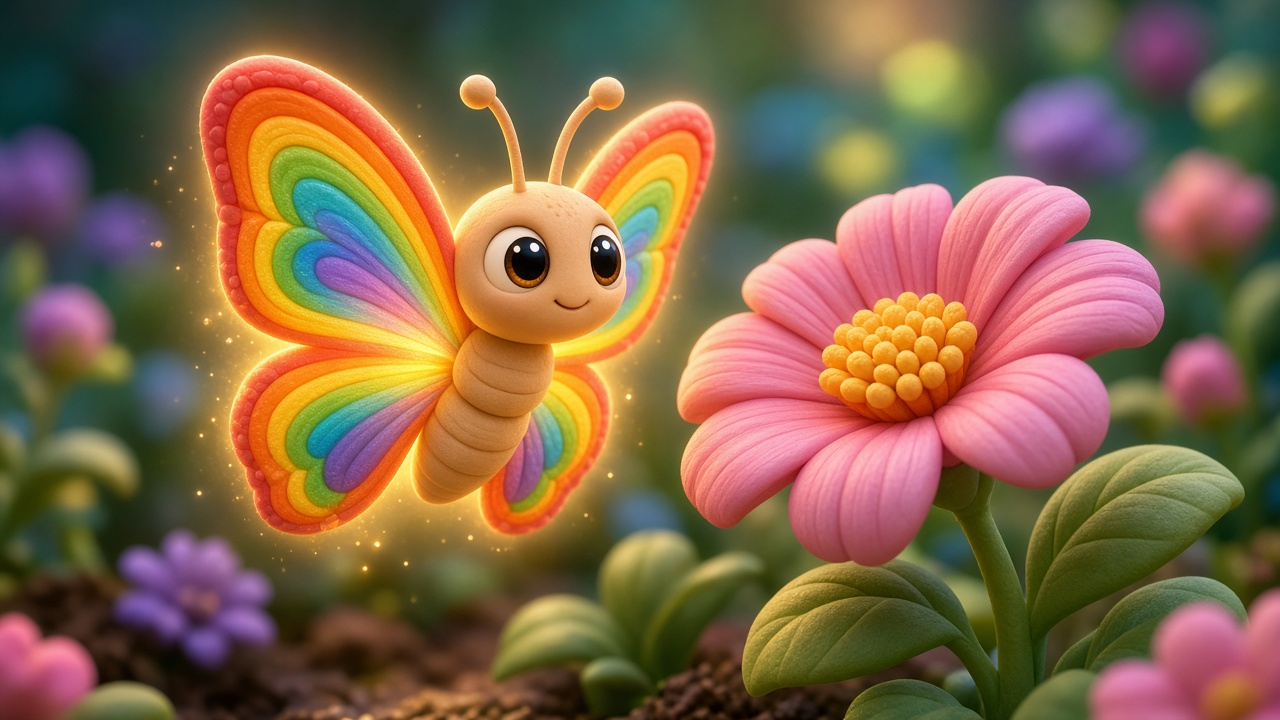
#> input picture media/phonics/B4/b4_butterfly_still.jpg, 1280 x 720 px
$ python -i gemini_from_app_art.py   (imports and definitions only)
#> lines starting #> are read from the running program, lines starting #| are printed output that depends on the picture; after the words box and inside, x2 and y2 are one past the last pixel; in counts of white or black regions, pixels touching at a corner belong together
#> further down, picture is the input picture: PIL image 1280x720 RGB; mean R, G, B 130.1, 101.6, 72.5
#!/usr/bin/env python3
"""
Redraw story covers + phonics stills as pencil colouring pages with Gemini,
matching the premium kawaii/princess line-art style of the parent's screenshots.
Also generates extra original princess/fairy sheets.
"""

from __future__ import annotations

import base64
import json
import os
import time
from pathlib import Path

from PIL import Image, ImageFilter, ImageOps

ROOT = Path(__file__).resolve().parents[2]
OUT = ROOT / "public" / "coloring" / "sheets"
MANIFEST = ROOT / "public" / "coloring" / "manifest.json"
TS = ROOT / "utils" / "coloringSheets.ts"
ASSETS = Path(r"C:\Users\dell\.cursor\projects\d-kids-learning-app\assets")

STYLE_REF = ASSETS / "image-2ee7f65b-578f-4f22-9714-3dff5d0199df.png"
FRUIT_REF = ASSETS / "image-26b9a92c-6bd2-431f-aee2-074c866da29e.png"

KEEP = [
    ("01-boba-cup", "Kawaii Boba Tea", "🧋", "treats"),
    ("02-summer-treats", "Summer Treats Rainbow", "🌈", "treats"),
    ("03-park-slide", "Park Slide Adventure", "🏞️", "park"),
    ("04-fruit-friends", "Smiley Fruit Friends", "🍓", "fruits"),
    ("05-apple-basket", "Apple Basket Buddies", "🧺", "fruits"),
    ("06-woven-fruit", "Woven Fruit Basket", "🍎", "fruits"),
    ("07-princess-sparkle", "Sparkle Princess Doll", "✨", "dolls"),
    ("08-princess-garden", "Princess Garden Walk", "🌷", "dolls"),
    ("09-princess-park", "Princess Park Stroll", "👸", "dolls"),
]

# App 3D characters → colouring pages (same characters as bedtime/phonics videos)
REDRAW = [
    {
        "id": "10-turtle-reef",
        "title": "Turtle Reef Friend",
        "emoji": "🐢",
        "category": "stories",
        "src": ROOT / "public/stories/story_toddler_01/cover.jpg",
        "hint": "cute sea turtle with shell pattern swimming near coral, bubbles",
    },
    {
        "id": "11-duckling-pond",
        "title": "Duckling Pond",
        "emoji": "🦆",
        "category": "stories",
        "src": ROOT / "public/stories/story_toddler_07/cover.jpg",
        "hint": "fluffy duckling floating on pond with reeds",
    },
    {
        "id": "12-bee-blossom",
        "title": "Bee Blossom",
        "emoji": "🐝",
        "category": "stories",
        "src": ASSETS / "bella-cover.jpg",
        "hint": "cute fuzzy bumblebee hovering over a big flower",
    },
    {
        "id": "13-butterfly-bloom",
        "title": "Butterfly Bloom",
        "emoji": "🦋",
        "category": "phonics",
        "src": ASSETS / "b4_butterfly_still.jpg",
        "hint": "friendly butterfly with segmented wings next to a daisy flower",
    },
    {
        "id": "14-apple-buddy",
        "title": "Apple Buddy",
        "emoji": "🍎",
        "category": "phonics",
        "src": ASSETS / "a1_apple_still.jpg",
        "hint": "cute apple character with stem and leaf",
    },
    {
        "id": "15-bear-hug",
        "title": "Bear Hug",
        "emoji": "🐻",
        "category": "phonics",
        "src": ASSETS / "b3_bear_still.jpg",
        "hint": "cute teddy bear character, simple standing pose",
    },
    {
        "id": "16-banana-smile",
        "title": "Banana Smile",
        "emoji": "🍌",
        "category": "phonics",
        "src": ASSETS / "b5_banana_still.jpg",
        "hint": "cute banana character with smile",
    },
    {
        "id": "17-barnaby-day",
        "title": "Barnaby Day",
        "emoji": "🦊",
        "category": "stories",
        "src": ASSETS / "barnaby-s1.jpg",
        "hint": "cute story animal character from the reference, simplified for toddlers",
    },
]

# Extra original princess / fairy pages (no copyrighted brands)
NEW_PAGES = [
    {
        "id": "18-fairy-garden",
        "title": "Garden Fairy Magic",
        "emoji": "🧚",
        "category": "fantasy",
        "prompt": "Original garden fairy girl with large sparkly wings, flowing dress, star wand, flowers around her, kawaii face, layered dress folds for 3D look.",
    },
    {
        "id": "19-princess-ballgown",
        "title": "Princess Ballgown",
        "emoji": "👗",
        "category": "dolls",
        "prompt": "Original princess doll with long wavy hair, tiara, necklace, voluminous ballgown with ruffles and pleats, big sparkly eyes, four-point sparkles. Not Barbie or Disney.",
    },
    {
        "id": "20-unicorn-meadow",
        "title": "Unicorn Meadow",
        "emoji": "🦄",
        "category": "fantasy",
        "prompt": "Cute magical unicorn with flowing mane and horn in a flower meadow with hearts and sparkles.",
    },
    {
        "id": "21-doll-tea-party",
        "title": "Doll Tea Party",
        "emoji": "🧁",
        "category": "dolls",
        "prompt": "Two cute original fashion dolls at a tea party with teapot, cups and cake, detailed dress folds. Not Barbie.",
    },
]

MODELS = [
    "gemini-2.5-flash-image",
    "gemini-3.1-flash-image",
    "gemini-3.1-flash-image-preview",
    "gemini-3.1-flash-lite-image",
]


# [9 lines left out: function load_env, not called in this run]


def binarize(img: Image.Image) -> Image.Image:
    g = ImageOps.grayscale(img.convert("RGB"))
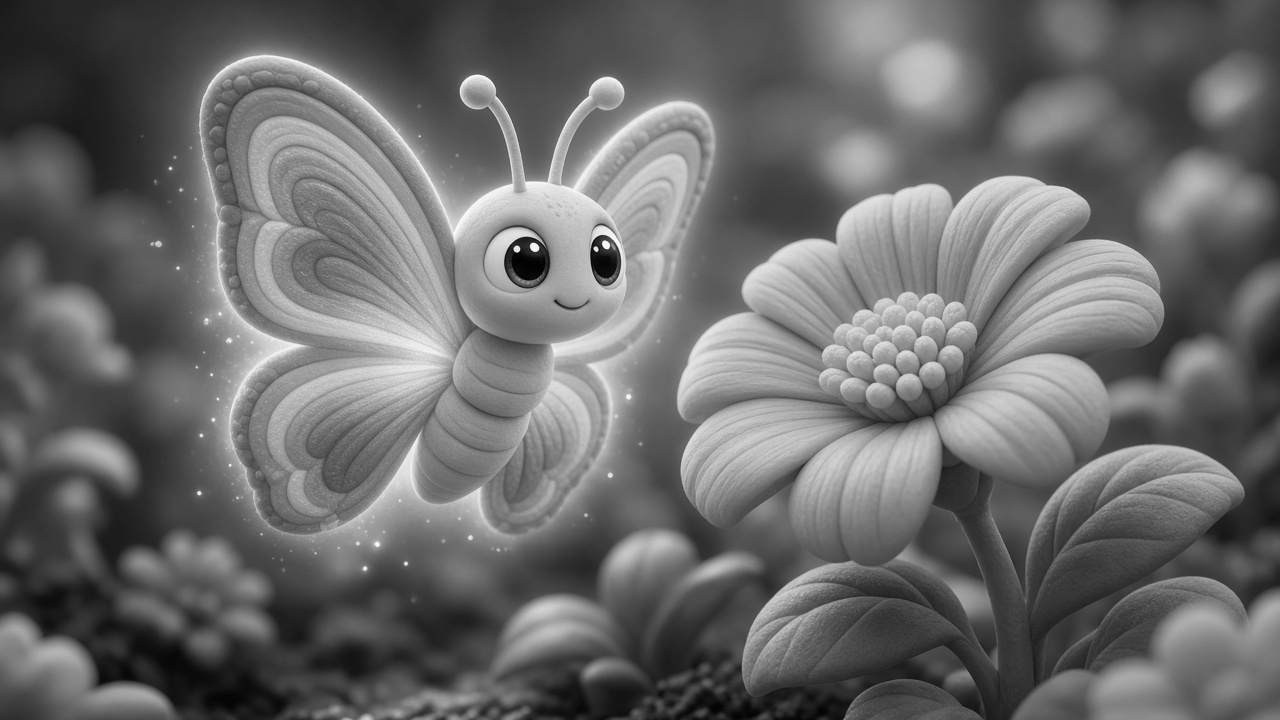
#> g: PIL image 1280x720 L; min 0, max 254, mean 106.8
    g = g.filter(ImageFilter.SHARPEN)
    return g.point(lambda p: 0 if p < 175 else 255, mode="L").convert("RGB")
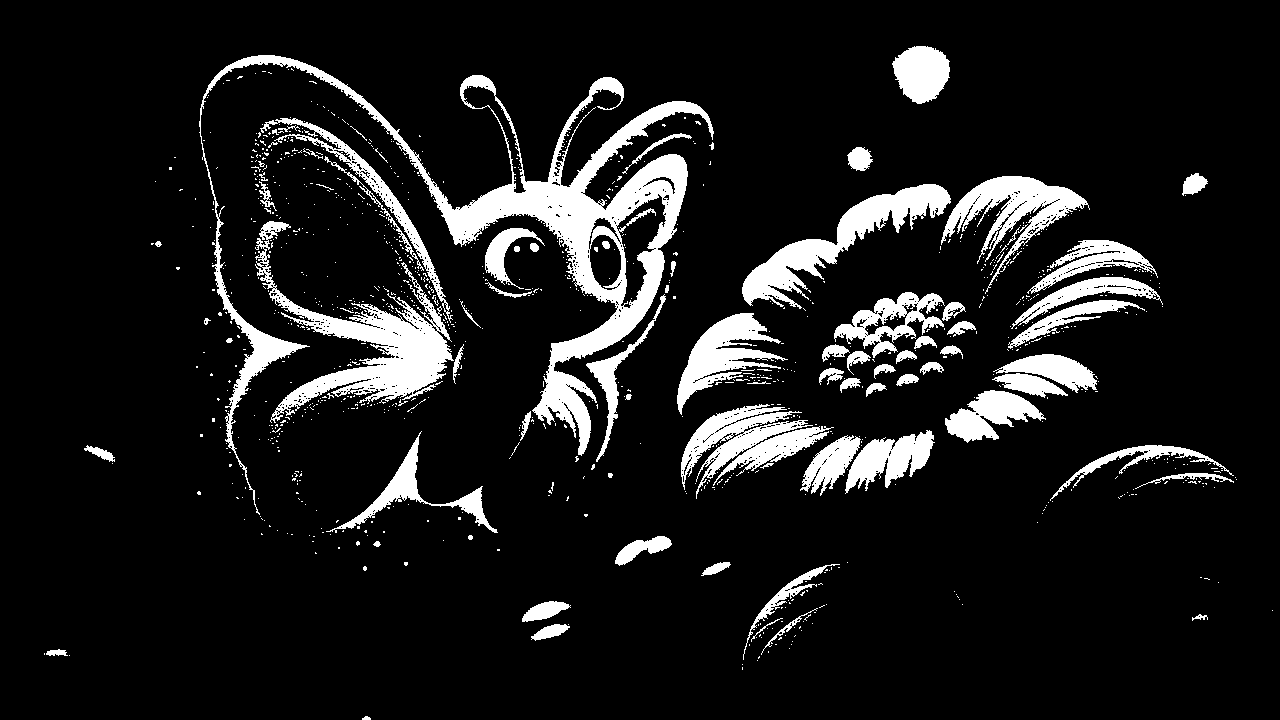
#> returned value: PIL image 1280x720 RGB; 10.9% white; 1044 white regions (962 under 20 px), largest, box (x1, y1, x2, y2) and area: (199, 55, 714, 515) 26929, (255, 221, 454, 423) 10153, (742, 184, 951, 309) 6694


# [56 lines left out: functions extract_image_bytes, save_page, generate, try_models, not called in this run]


def mime_for(path: Path) -> str:
    return "image/jpeg" if path.suffix.lower() in {".jpg", ".jpeg"} else "image/png"


# [138 lines left out: functions write_catalog, main, not called in this run]


# [2 lines not run here, left out]

>>> from PIL import Image
>>> picture = Image.open('../../media/phonics/B4/b4_butterfly_still.jpg')
>>> result = binarize(picture)

$ run again, on media/phonics/B1/b1_ball_still.jpg
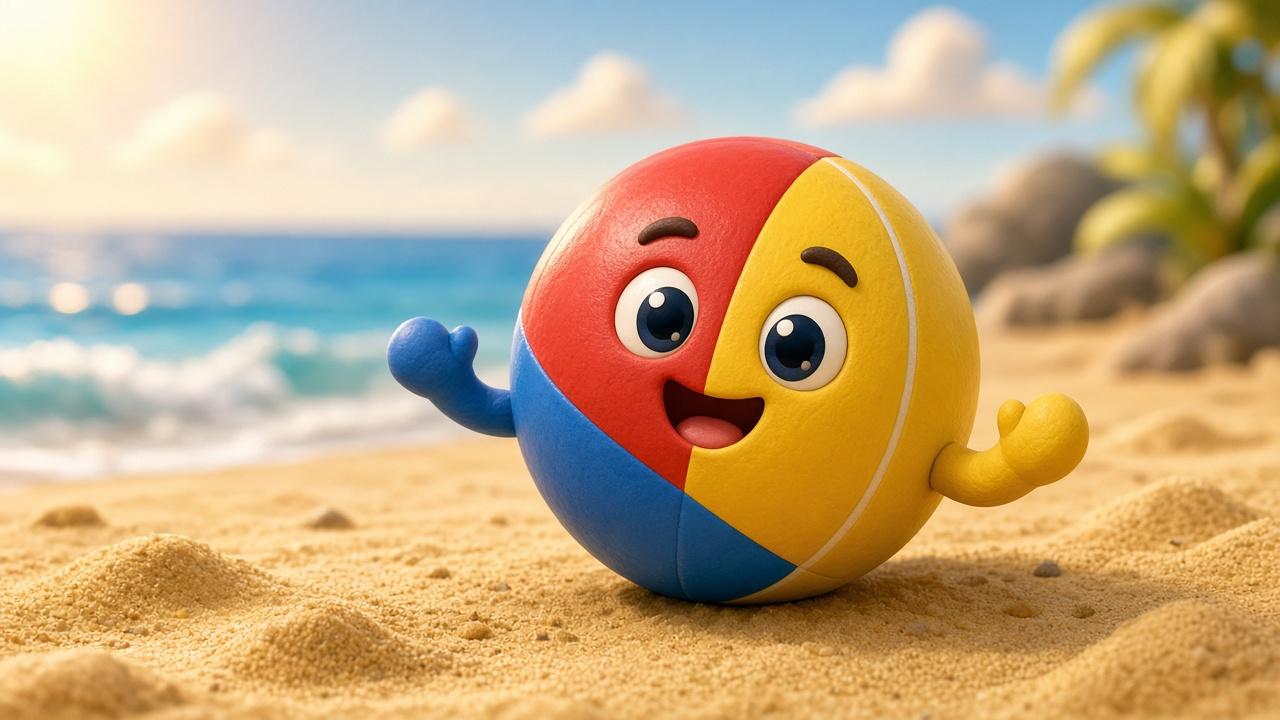
#> input picture media/phonics/B1/b1_ball_still.jpg, 1280 x 720 px
#> picture is the input picture: PIL image 1280x720 RGB; mean R, G, B 196.5, 169.9, 129.8
#> in binarize, `g = ImageOps.grayscale(img.convert("RGB"))`:
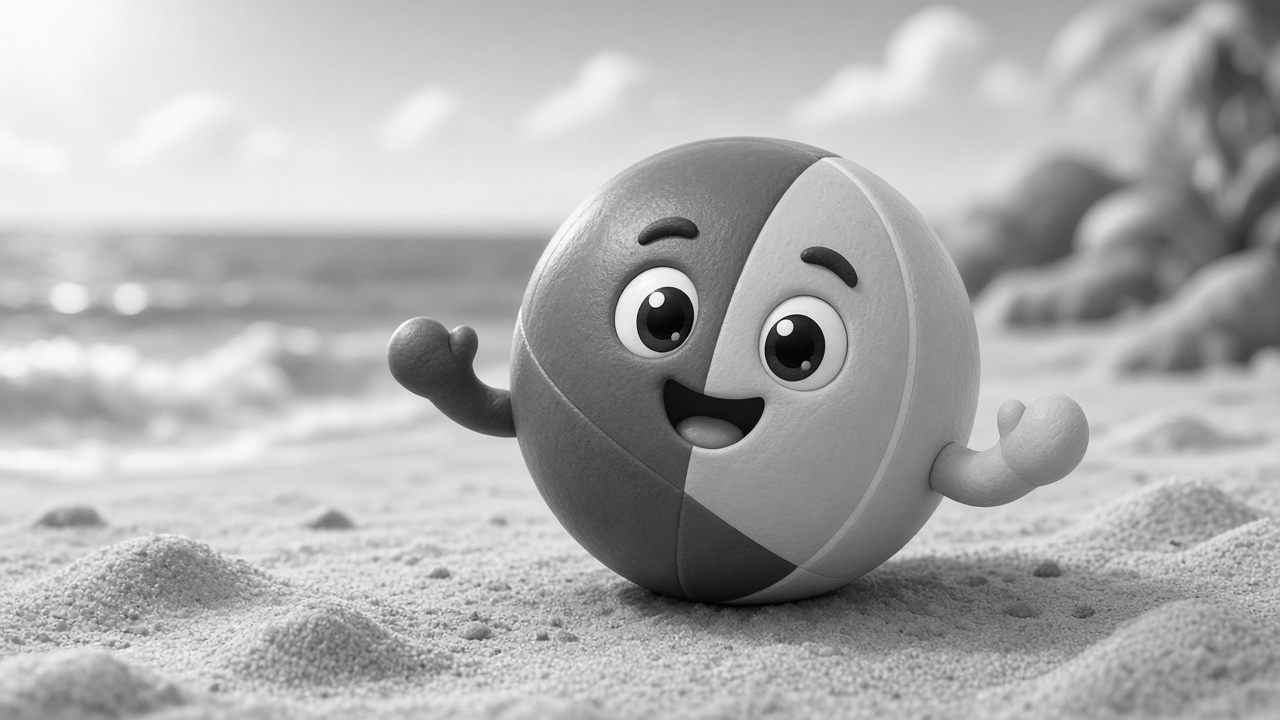
#> g: PIL image 1280x720 L; min 0, max 252, mean 173.3
#> in binarize, `return g.point(lambda p: 0 if p < 175 else 255, mode="L").convert("RGB")`:
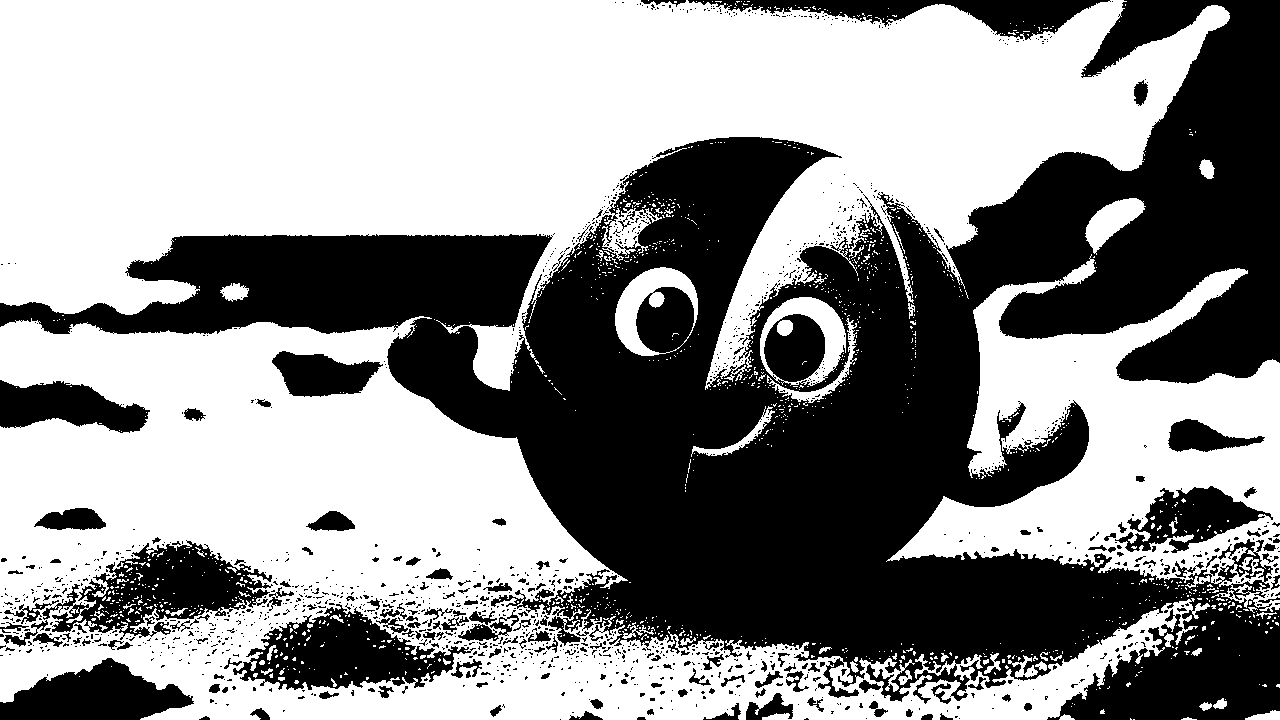
#> returned value: PIL image 1280x720 RGB; 56.7% white; 1453 black regions (1272 under 20 px), largest, box (x1, y1, x2, y2) and area: (0, 0, 1280, 720) 332563, (42, 540, 273, 640) 10117, (233, 604, 476, 690) 9952
